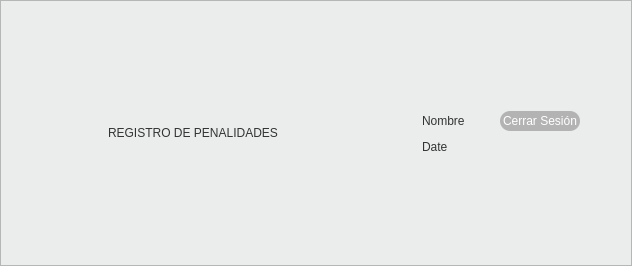
          <widget class="QFrame" name="frame">
           <property name="styleSheet">
            <string notr="true">background-color:#EBEDED;</string>
           </property>
           <property name="frameShape">
            <enum>QFrame::StyledPanel</enum>
           </property>
           <property name="frameShadow">
            <enum>QFrame::Raised</enum>
           </property>
           <layout class="QVBoxLayout" name="verticalLayout_2">
            <item>
             <layout class="QVBoxLayout" name="verticalLayout">
              <item>
               <spacer name="verticalSpacer_4">
                <property name="orientation">
                 <enum>Qt::Vertical</enum>
                </property>
                <property name="sizeType">
                 <enum>QSizePolicy::Preferred</enum>
                </property>
                <property name="sizeHint" stdset="0">
                 <size>
                  <width>20</width>
                  <height>96</height>
                 </size>
                </property>
               </spacer>
              </item>
              <item>
               <layout class="QHBoxLayout" name="horizontalLayout">
                <item>
                 <spacer name="horizontalSpacer">
                  <property name="orientation">
                   <enum>Qt::Horizontal</enum>
                  </property>
                  <property name="sizeType">
                   <enum>QSizePolicy::Preferred</enum>
                  </property>
                  <property name="sizeHint" stdset="0">
                   <size>
                    <width>40</width>
                    <height>20</height>
                   </size>
                  </property>
                 </spacer>
                </item>
                <item>
                 <widget class="QLabel" name="icon">
                  <property name="sizePolicy">
                   <sizepolicy hsizetype="Preferred" vsizetype="Preferred">
                    <horstretch>100</horstretch>
                    <verstretch>100</verstretch>
                   </sizepolicy>
                  </property>
                  <property name="minimumSize">
                   <size>
                    <width>50</width>
                    <height>50</height>
                   </size>
                  </property>
                  <property name="styleSheet">
                   <string notr="true"/>
                  </property>
                  <property name="text">
                   <string/>
                  </property>
                 </widget>
                </item>
                <item>
                 <widget class="QLabel" name="label">
                  <property name="styleSheet">
                   <string notr="true">font: 20pt &quot;MS Shell Dlg 2&quot;;
color: #333333</string>
                  </property>
                  <property name="text">
                   <string>REGISTRO DE PENALIDADES</string>
                  </property>
                 </widget>
                </item>
                <item>
                 <spacer name="horizontalSpacer_2">
                  <property name="orientation">
                   <enum>Qt::Horizontal</enum>
                  </property>
                  <property name="sizeType">
                   <enum>QSizePolicy::Preferred</enum>
                  </property>
                  <property name="sizeHint" stdset="0">
                   <size>
                    <width>138</width>
                    <height>20</height>
                   </size>
                  </property>
                 </spacer>
                </item>
                <item>
                 <layout class="QGridLayout" name="gridLayout">
                  <item row="0" column="0">
                   <widget class="QLabel" name="label_user">
                    <property name="sizePolicy">
                     <sizepolicy hsizetype="Preferred" vsizetype="Fixed">
                      <horstretch>0</horstretch>
                      <verstretch>0</verstretch>
                     </sizepolicy>
                    </property>
                    <property name="styleSheet">
                     <string notr="true">font: 11pt &quot;MS Shell Dlg 2&quot;;
color:#333333;
max-width:10em;</string>
                    </property>
                    <property name="text">
                     <string>Nombre      </string>
                    </property>
                   </widget>
                  </item>
                  <item row="0" column="1">
                   <widget class="QPushButton" name="close_button">
                    <property name="sizePolicy">
                     <sizepolicy hsizetype="Minimum" vsizetype="Fixed">
                      <horstretch>0</horstretch>
                      <verstretch>0</verstretch>
                     </sizepolicy>
                    </property>
                    <property name="styleSheet">
                     <string notr="true">background-color: #B3B3B3;
border-style: outset;
border-radius: 10px;
font: 11pt &quot;MS Shell Dlg 2&quot;;
color: white;
min-width: 7em;
max-width: 7em;
padding: 3px;</string>
                    </property>
                    <property name="text">
                     <string>Cerrar Sesión</string>
                    </property>
                   </widget>
                  </item>
                  <item row="1" column="0">
                   <widget class="QLabel" name="label_date">
                    <property name="sizePolicy">
                     <sizepolicy hsizetype="Preferred" vsizetype="Fixed">
                      <horstretch>0</horstretch>
                      <verstretch>0</verstretch>
                     </sizepolicy>
                    </property>
                    <property name="styleSheet">
                     <string notr="true">font: 11pt &quot;MS Shell Dlg 2&quot;;
color:#333333;
max-width:10em;</string>
                    </property>
                    <property name="text">
                     <string>Date              </string>
                    </property>
                   </widget>
                  </item>
                  <item row="1" column="1">
                   <widget class="QLabel" name="label_4">
                    <property name="styleSheet">
                     <string notr="true">font: 11pt &quot;MS Shell Dlg 2&quot;;
color:#333333;</string>
                    </property>
                    <property name="text">
                     <string/>
                    </property>
                   </widget>
                  </item>
                 </layout>
                </item>
                <item>
                 <spacer name="horizontalSpacer_5">
                  <property name="orientation">
                   <enum>Qt::Horizontal</enum>
                  </property>
                  <property name="sizeType">
                   <enum>QSizePolicy::Preferred</enum>
                  </property>
                  <property name="sizeHint" stdset="0">
                   <size>
                    <width>40</width>
                    <height>20</height>
                   </size>
                  </property>
                 </spacer>
                </item>
               </layout>
              </item>
              <item>
               <spacer name="verticalSpacer_3">
                <property name="orientation">
                 <enum>Qt::Vertical</enum>
                </property>
                <property name="sizeType">
                 <enum>QSizePolicy::Preferred</enum>
                </property>
                <property name="sizeHint" stdset="0">
                 <size>
                  <width>20</width>
                  <height>96</height>
                 </size>
                </property>
               </spacer>
              </item>
             </layout>
            </item>
           </layout>
          </widget>
